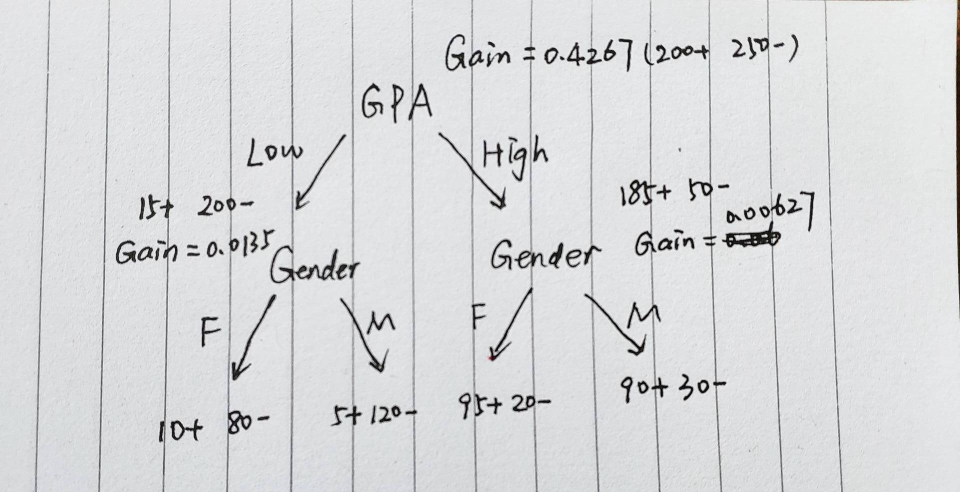
%> input picture assignment/answer_images/hw3_3.jpg, 1920 x 984 px (shown at 1/2 size)
$ octave --eval "result = hack_pca('../../../answer_images/hw3_3.jpg');"   (GNU Octave 9; MATLAB toolbox functions it lacks are replaced by stand-ins)
%> lines starting %> are read from the running program, lines starting %| are printed output that depends on the picture; in (x1, y1, x2, y2) boxes, pixels count from 0 and x2, y2 are one past the last pixel; in counts of white or black regions, pixels touching at a corner belong together; the program's own positions count from 1
### assignment/hw4/dm2019summer_hw4/pca/pca.m
function [eigvector, eigvalue] = pca(data)
%PCA	Principal Component Analysis
%
%             Input:
%               data       - Data matrix. Each row vector of fea is a data point.
%
%             Output:
%               eigvector - Each column is an embedding function, for a new
%                           data point (row vector) x,  y = x*eigvector
%                           will be the embedding result of x.
%               eigvalue  - The sorted eigvalue of PCA eigen-problem.
%

% YOUR CODE HERE
% calculate cov matrix of data
S = cov(data);
[vectors, value] = eig(S);
% make value vectors
value = sum(value, 2);
% sorting by descend
[value, idx] = sort(value, 'descend');
eigvector = vectors(:, idx);
eigvalue = value;
end

### assignment/hw4/dm2019summer_hw4/pca/hack_pca.m
function img = hack_pca(filename)
%> called with filename = '../../../answer_images/hw3_3.jpg'
% Input: filename -- input image file name/path
% Output: img -- image without rotation
img_o = imread(filename);
%> img_o is the input picture: size 984x1920x3 uint8; mean R, G, B 215.9, 216.8, 218.5
img_r = double(img_o);

% YOUR CODE HERE
% here use position in image to represent features
% filter non background piexls
[x, y] = find(img_r < 255);
%> x = 5667722 values from 1 to 984; y = 5667722 values from 1 to 5760
data = [x, y];
[eigvectors, eigvalues] = pca(data);
%> in pca, `S = cov(data);`: S = [80687.9 2.7; 2.7 2764797.7]
%> in pca, `[vectors, value] = eig(S);`: vectors = [-1 1.01e-06; 1.01e-06 1]; value = [80687.9 0; 0 2764797.7]
%> in pca, `value = sum(value, 2);`: value = [80687.9; 2764797.7]
%> in pca, `[value, idx] = sort(value, 'descend');`: value = [2764797.7; 80687.9]; idx = [2; 1]
%> in pca, `eigvector = vectors(:, idx);`: eigvector = [1.01e-06 -1; 1 1.01e-06]
%> in pca, `eigvalue = value;`: eigvalue = [2764797.7; 80687.9]
%> eigvectors = [1.01e-06 -1; 1 1.01e-06]; eigvalues = [2764797.7; 80687.9]

eigenvector = eigvectors(:, 1)';
%> eigenvector = [1.01e-06 1]
rotate_angle = rad2deg(atan2(eigenvector(1), eigenvector(2)));
%> rotate_angle = 5.77e-05
new_image_r = imrotate(img_o, rotate_angle);
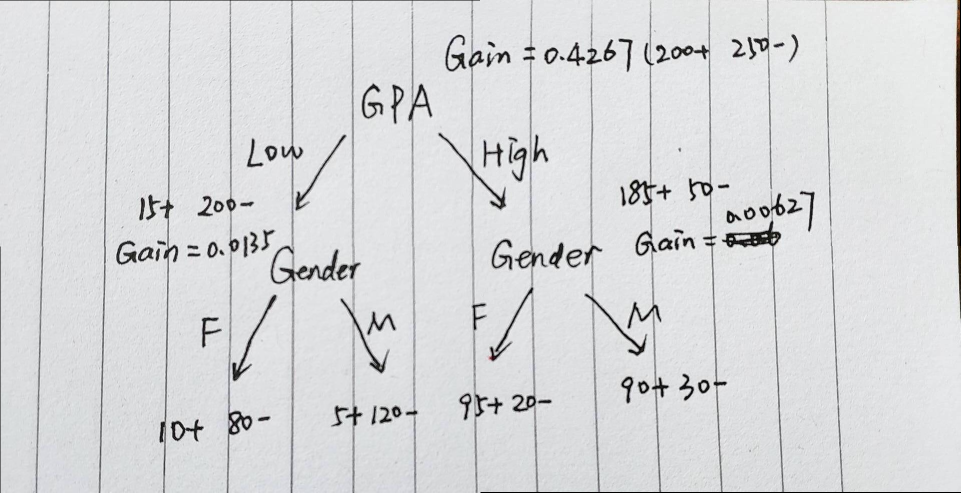
%> new_image_r: size 985x1921x3 uint8 (shown at 1/2 size); mean R, G, B 215.6, 216.5, 218.2
new_image_r(find(double(new_image_r) < 1)) = 255;
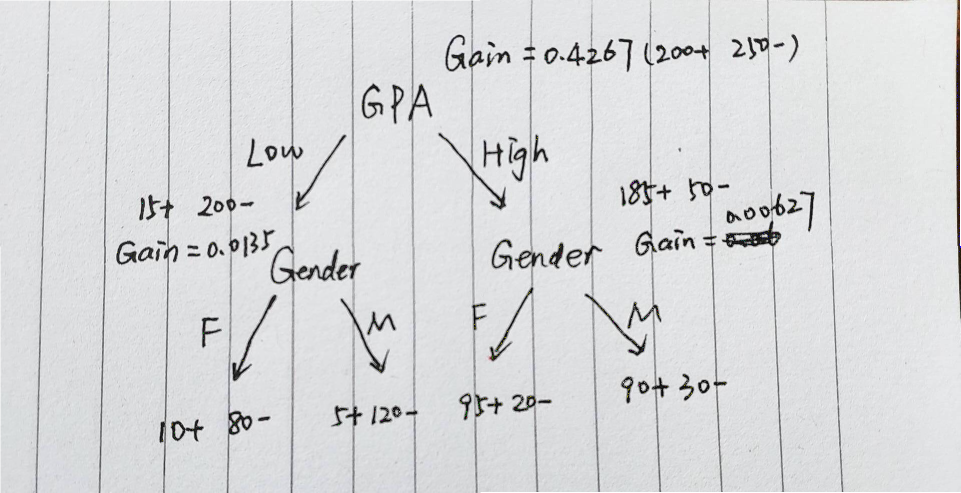
%> new_image_r: size 985x1921x3 uint8 (shown at 1/2 size); 0.2% of pixels changed, all inside (x1, y1, x2, y2) = (0, 0, 1921, 985)

figure;
imshow(uint8(new_image_r));
end
%> (the run ends here)
